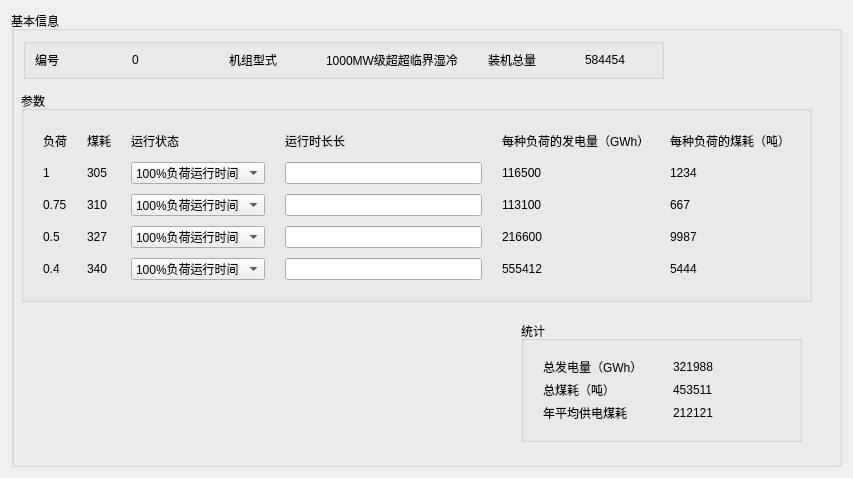
<?xml version="1.0" encoding="UTF-8"?>
<ui version="4.0">
 <class>Form</class>
 <widget class="QWidget" name="Form">
  <property name="geometry">
   <rect>
    <x>0</x>
    <y>0</y>
    <width>853</width>
    <height>478</height>
   </rect>
  </property>
  <property name="windowTitle">
   <string>Form</string>
  </property>
  <layout class="QGridLayout" name="gridLayout">
   <item row="0" column="0">
    <widget class="QGroupBox" name="groupBox">
     <property name="title">
      <string>基本信息</string>
     </property>
     <widget class="QGroupBox" name="groupBox_2">
      <property name="geometry">
       <rect>
        <x>12</x>
        <y>27</y>
        <width>641</width>
        <height>41</height>
       </rect>
      </property>
      <property name="title">
       <string/>
      </property>
      <layout class="QGridLayout" name="gridLayout_6">
       <property name="horizontalSpacing">
        <number>30</number>
       </property>
       <item row="0" column="0">
        <widget class="QLabel" name="label">
         <property name="text">
          <string>编号</string>
         </property>
        </widget>
       </item>
       <item row="0" column="1">
        <widget class="QLabel" name="ID">
         <property name="text">
          <string>0</string>
         </property>
        </widget>
       </item>
       <item row="0" column="2">
        <widget class="QLabel" name="label_3">
         <property name="text">
          <string>机组型式</string>
         </property>
        </widget>
       </item>
       <item row="0" column="3">
        <widget class="QLabel" name="name">
         <property name="text">
          <string>1000MW级超超临界湿冷</string>
         </property>
        </widget>
       </item>
       <item row="0" column="4">
        <widget class="QLabel" name="label_5">
         <property name="text">
          <string>装机总量</string>
         </property>
        </widget>
       </item>
       <item row="0" column="5">
        <widget class="QLabel" name="capacity">
         <property name="text">
          <string>584454</string>
         </property>
        </widget>
       </item>
      </layout>
     </widget>
     <widget class="QGroupBox" name="groupBox_3">
      <property name="geometry">
       <rect>
        <x>10</x>
        <y>80</y>
        <width>791</width>
        <height>211</height>
       </rect>
      </property>
      <property name="title">
       <string>参数</string>
      </property>
      <layout class="QGridLayout" name="gridLayout_2">
       <item row="0" column="0">
        <layout class="QGridLayout" name="gridLayout_4">
         <property name="leftMargin">
          <number>10</number>
         </property>
         <property name="topMargin">
          <number>10</number>
         </property>
         <property name="rightMargin">
          <number>10</number>
         </property>
         <property name="bottomMargin">
          <number>10</number>
         </property>
         <property name="horizontalSpacing">
          <number>20</number>
         </property>
         <property name="verticalSpacing">
          <number>10</number>
         </property>
         <item row="1" column="5">
          <widget class="QLabel" name="consume_coal_1">
           <property name="text">
            <string>1234</string>
           </property>
          </widget>
         </item>
         <item row="4" column="3">
          <widget class="QLineEdit" name="input_4"/>
         </item>
         <item row="0" column="1">
          <widget class="QLabel" name="label_22">
           <property name="text">
            <string>煤耗</string>
           </property>
          </widget>
         </item>
         <item row="1" column="1">
          <widget class="QLabel" name="consume_1">
           <property name="text">
            <string>305</string>
           </property>
          </widget>
         </item>
         <item row="0" column="5">
          <widget class="QLabel" name="label_8">
           <property name="text">
            <string>每种负荷的煤耗（吨）</string>
           </property>
          </widget>
         </item>
         <item row="0" column="4">
          <widget class="QLabel" name="label_25">
           <property name="text">
            <string>每种负荷的发电量（GWh）</string>
           </property>
          </widget>
         </item>
         <item row="1" column="3">
          <widget class="QLineEdit" name="input_1"/>
         </item>
         <item row="4" column="0">
          <widget class="QLabel" name="load_4">
           <property name="text">
            <string>0.4</string>
           </property>
          </widget>
         </item>
         <item row="0" column="2">
          <widget class="QLabel" name="label_20">
           <property name="text">
            <string>运行状态</string>
           </property>
          </widget>
         </item>
         <item row="0" column="3">
          <widget class="QLabel" name="label_21">
           <property name="text">
            <string>运行时长长</string>
           </property>
          </widget>
         </item>
         <item row="2" column="1">
          <widget class="QLabel" name="consume_2">
           <property name="text">
            <string>310</string>
           </property>
          </widget>
         </item>
         <item row="1" column="0">
          <widget class="QLabel" name="load_1">
           <property name="text">
            <string>1</string>
           </property>
          </widget>
         </item>
         <item row="0" column="0">
          <widget class="QLabel" name="label_23">
           <property name="text">
            <string>负荷</string>
           </property>
          </widget>
         </item>
         <item row="2" column="3">
          <widget class="QLineEdit" name="input_2"/>
         </item>
         <item row="3" column="0">
          <widget class="QLabel" name="load_3">
           <property name="text">
            <string>0.5</string>
           </property>
          </widget>
         </item>
         <item row="4" column="1">
          <widget class="QLabel" name="consume_4">
           <property name="text">
            <string>340</string>
           </property>
          </widget>
         </item>
         <item row="3" column="3">
          <widget class="QLineEdit" name="input_3"/>
         </item>
         <item row="4" column="2">
          <widget class="QComboBox" name="state_4">
           <item>
            <property name="text">
             <string>100%负荷运行时间</string>
            </property>
           </item>
           <item>
            <property name="text">
             <string>75%负荷运行时间</string>
            </property>
           </item>
           <item>
            <property name="text">
             <string>50%负荷运行时间</string>
            </property>
           </item>
          </widget>
         </item>
         <item row="1" column="4">
          <widget class="QLabel" name="power_self_1">
           <property name="text">
            <string>116500</string>
           </property>
          </widget>
         </item>
         <item row="1" column="2">
          <widget class="QComboBox" name="state_1">
           <property name="sizePolicy">
            <sizepolicy hsizetype="Preferred" vsizetype="Minimum">
             <horstretch>0</horstretch>
             <verstretch>0</verstretch>
            </sizepolicy>
           </property>
           <property name="minimumSize">
            <size>
             <width>0</width>
             <height>10</height>
            </size>
           </property>
           <item>
            <property name="text">
             <string>100%负荷运行时间</string>
            </property>
           </item>
           <item>
            <property name="text">
             <string>75%负荷运行时间</string>
            </property>
           </item>
           <item>
            <property name="text">
             <string>50%负荷运行时间</string>
            </property>
           </item>
          </widget>
         </item>
         <item row="3" column="4">
          <widget class="QLabel" name="power_self_3">
           <property name="text">
            <string>216600</string>
           </property>
          </widget>
         </item>
         <item row="2" column="4">
          <widget class="QLabel" name="power_self_2">
           <property name="text">
            <string>113100</string>
           </property>
          </widget>
         </item>
         <item row="3" column="1">
          <widget class="QLabel" name="consume_3">
           <property name="text">
            <string>327</string>
           </property>
          </widget>
         </item>
         <item row="2" column="0">
          <widget class="QLabel" name="load_2">
           <property name="text">
            <string>0.75</string>
           </property>
          </widget>
         </item>
         <item row="3" column="2">
          <widget class="QComboBox" name="state_3">
           <item>
            <property name="text">
             <string>100%负荷运行时间</string>
            </property>
           </item>
           <item>
            <property name="text">
             <string>75%负荷运行时间</string>
            </property>
           </item>
           <item>
            <property name="text">
             <string>50%负荷运行时间</string>
            </property>
           </item>
          </widget>
         </item>
         <item row="4" column="4">
          <widget class="QLabel" name="power_self_4">
           <property name="text">
            <string>555412</string>
           </property>
          </widget>
         </item>
         <item row="2" column="2">
          <widget class="QComboBox" name="state_2">
           <item>
            <property name="text">
             <string>100%负荷运行时间</string>
            </property>
           </item>
           <item>
            <property name="text">
             <string>75%负荷运行时间</string>
            </property>
           </item>
           <item>
            <property name="text">
             <string>50%负荷运行时间</string>
            </property>
           </item>
          </widget>
         </item>
         <item row="2" column="5">
          <widget class="QLabel" name="consume_coal_2">
           <property name="text">
            <string>667</string>
           </property>
          </widget>
         </item>
         <item row="3" column="5">
          <widget class="QLabel" name="consume_coal_3">
           <property name="text">
            <string>9987</string>
           </property>
          </widget>
         </item>
         <item row="4" column="5">
          <widget class="QLabel" name="consume_coal_4">
           <property name="text">
            <string>5444</string>
           </property>
          </widget>
         </item>
        </layout>
       </item>
      </layout>
     </widget>
     <widget class="QGroupBox" name="groupBox_4">
      <property name="geometry">
       <rect>
        <x>510</x>
        <y>310</y>
        <width>281</width>
        <height>121</height>
       </rect>
      </property>
      <property name="title">
       <string>统计</string>
      </property>
      <layout class="QGridLayout" name="gridLayout_3">
       <item row="0" column="0">
        <layout class="QFormLayout" name="formLayout">
         <property name="horizontalSpacing">
          <number>30</number>
         </property>
         <property name="verticalSpacing">
          <number>10</number>
         </property>
         <property name="leftMargin">
          <number>10</number>
         </property>
         <property name="topMargin">
          <number>10</number>
         </property>
         <property name="rightMargin">
          <number>10</number>
         </property>
         <property name="bottomMargin">
          <number>10</number>
         </property>
         <item row="0" column="0">
          <widget class="QLabel" name="label_33">
           <property name="text">
            <string>总发电量（GWh）</string>
           </property>
          </widget>
         </item>
         <item row="0" column="1">
          <widget class="QLabel" name="power_all">
           <property name="text">
            <string>321988</string>
           </property>
          </widget>
         </item>
         <item row="1" column="0">
          <widget class="QLabel" name="label_35">
           <property name="text">
            <string>总煤耗（吨）</string>
           </property>
          </widget>
         </item>
         <item row="1" column="1">
          <widget class="QLabel" name="coal_all">
           <property name="text">
            <string>453511</string>
           </property>
          </widget>
         </item>
         <item row="2" column="0">
          <widget class="QLabel" name="label_37">
           <property name="text">
            <string>年平均供电煤耗</string>
           </property>
          </widget>
         </item>
         <item row="2" column="1">
          <widget class="QLabel" name="average_coal">
           <property name="text">
            <string>212121</string>
           </property>
          </widget>
         </item>
        </layout>
       </item>
      </layout>
     </widget>
    </widget>
   </item>
  </layout>
 </widget>
 <resources/>
 <connections/>
</ui>
